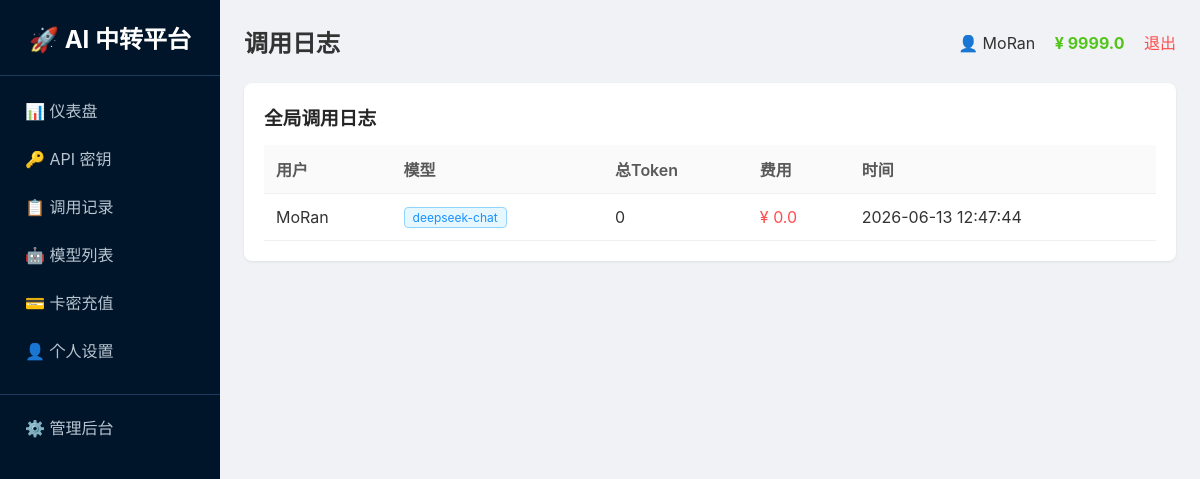
Before: /admin/logs (signed in) with the older database file.
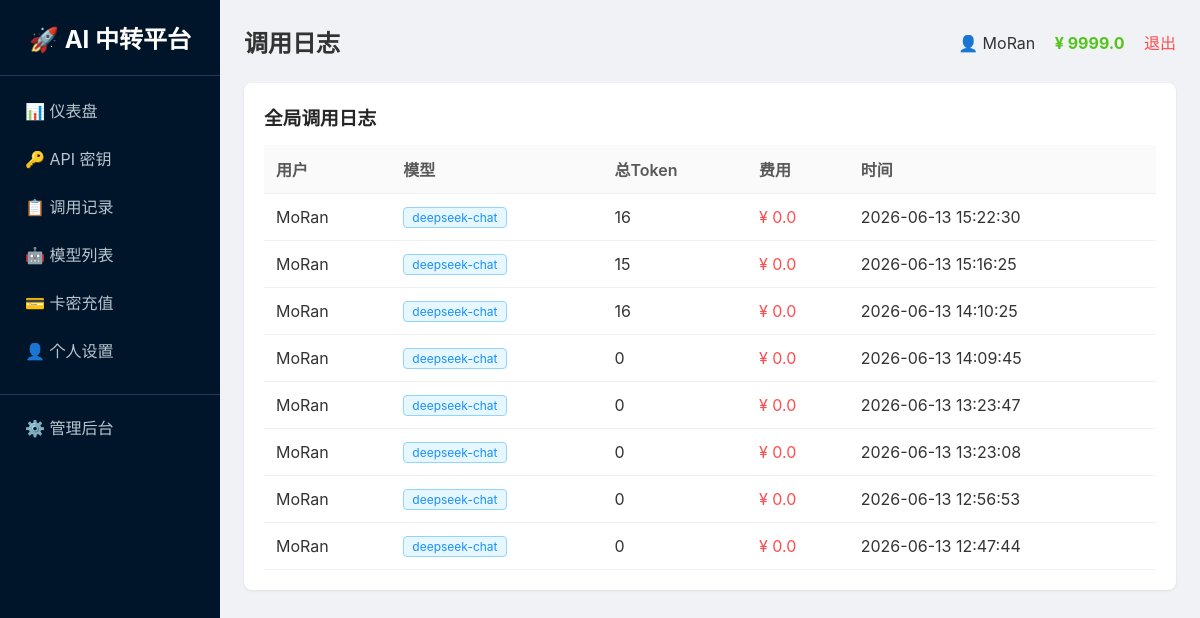
After: the same page with the newer database file.
### tables this page shows
CREATE TABLE logs
                 (id INTEGER PRIMARY KEY AUTOINCREMENT,
                  user_id INTEGER,
                  model TEXT,
                  prompt_tokens INTEGER DEFAULT 0,
                  completion_tokens INTEGER DEFAULT 0,
                  cost REAL DEFAULT 0,
                  created_at TEXT);

CREATE TABLE users
                 (id INTEGER PRIMARY KEY AUTOINCREMENT,
                  username TEXT UNIQUE NOT NULL,
                  password TEXT NOT NULL,
                  balance REAL DEFAULT 0,
                  is_admin INTEGER DEFAULT 0,
                  status INTEGER DEFAULT 1,
                  created_at TEXT);

### app.py (the view)
@app.route('/admin/logs')
@login_required
@admin_required
def admin_logs():
    user = get_user()
    conn = get_db()
    if USE_POSTGRES:
        logs = fetch_all(conn, """
            SELECT logs.*, users.username
            FROM logs LEFT JOIN users ON logs.user_id = users.id
            ORDER BY logs.id DESC LIMIT 100
        """)
    else:
        logs = fetch_all(conn, """
            SELECT logs.*, users.username
            FROM logs LEFT JOIN users ON logs.user_id = users.id
            ORDER BY logs.id DESC LIMIT 100
        """)
    conn.close()
    return render_template('admin_logs.html',
                           page_title='调用日志',
                           user=user,
                           menu_items=MENU_ITEMS,
                           active_menu='admin',
                           logs=logs)

### app.py (called while the page is built)
def get_db():
    if USE_POSTGRES:
        if not PSYCOPG2_AVAILABLE:
            raise RuntimeError("PostgreSQL 数据库需要 psycopg2 库，请安装: pip install psycopg2-binary")
        conn = psycopg2.connect(DATABASE_URL)
        conn.autocommit = False
        return conn
    else:
        import sqlite3
        db_path = os.environ.get('DATABASE_PATH', os.path.join(os.path.dirname(os.path.abspath(__file__)), 'platform.db'))
        conn = sqlite3.connect(db_path)
        conn.row_factory = sqlite3.Row
        return conn

def get_user():
    if 'user_id' not in session:
        return None
    conn = get_db()
    if USE_POSTGRES:
        cursor = conn.cursor(cursor_factory=RealDictCursor)
        cursor.execute("SELECT * FROM users WHERE id = %s", (session['user_id'],))
        user = cursor.fetchone()
        cursor.close()
    else:
        cursor = conn.cursor()
        cursor.execute("SELECT * FROM users WHERE id = ?", (session['user_id'],))
        row = cursor.fetchone()
        cursor.close()
        if row:
            columns = [desc[0] for desc in cursor.description]
            user = dict(zip(columns, row))
        else:
            user = None
    conn.close()
    return user

### templates/admin_logs.html (shortened to what this page needs)
{% extends "base.html" %}
{% block content %}
<div class="card">
    <h3>全局调用日志</h3>
    <table>
        <tr><th>用户</th><th>模型</th><th>总Token</th><th>费用</th><th>时间</th></tr>
        {% if logs %}
        {% for log in logs %}
        <tr>
            <td>{{ log.username or '未知' }}</td>
            <td><span class="tag tag-blue">{{ log.model }}</span></td>
            <td>{{ log.prompt_tokens + log.completion_tokens }}</td>
            <td style="color:#ff4d4f">¥ {{ log.cost|round(4) }}</td>
            <td>{{ log.created_at }}</td>
        </tr>
        {% endfor %}
        {% else %}
        <tr><td colspan="5" style="text-align:center;color:#8c8c8c;padding:30px">暂无记录</td></tr>
        {% endif %}
    </table>
</div>
{% endblock %}

### templates/base.html (shortened to what this page needs)
<!DOCTYPE html>
<html>
<head>
</head>
<body>
    <div class="layout">
        <div class="sidebar">
            <h2>🚀 AI 中转平台</h2>
            {% for key, name, url in menu_items %}
                <a href="{{ url }}" class="menu-item {{ 'active' if active_menu == key else '' }}">{{ name }}</a>
            {% endfor %}
            {% if user and user.is_admin %}
                <a href="/admin" class="menu-item" style="margin-top:20px;border-top:1px solid #1f3a5f;padding-top:20px">⚙️ 管理后台</a>
            {% endif %}
        </div>
        <div class="main">
            <div class="header">
                <h2>{{ page_title }}</h2>
                <div>
                    <span>👤 {{ user.username if user else '未登录' }}</span>
                <span style="margin-left:15px;color:#52c41a;font-weight:bold">¥ {{ (user.balance|round(2)) if user else 0 }}</span>
                    <a href="/logout" class="logout">退出</a>
                </div>
            </div>
            {% block content %}{% endblock %}
        </div>
    </div>
</body>
</html>

Changed rows visible on the page:
added logs: username "MoRan", model "deepseek-chat", log.prompt_tokens+log.completion_tokens "16", cost "0.0", created_at "2026-06-13 15:22:30"
added logs: username "MoRan", model "deepseek-chat", log.prompt_tokens+log.completion_tokens "15", cost "0.0", created_at "2026-06-13 15:16:25"
added logs: username "MoRan", model "deepseek-chat", log.prompt_tokens+log.completion_tokens "16", cost "0.0", created_at "2026-06-13 14:10:25"
added logs: username "MoRan", model "deepseek-chat", log.prompt_tokens+log.completion_tokens "0", cost "0.0", created_at "2026-06-13 14:09:45"
added logs: username "MoRan", model "deepseek-chat", log.prompt_tokens+log.completion_tokens "0", cost "0.0", created_at "2026-06-13 13:23:47"
added logs: username "MoRan", model "deepseek-chat", log.prompt_tokens+log.completion_tokens "0", cost "0.0", created_at "2026-06-13 13:23:08"
added logs: username "MoRan", model "deepseek-chat", log.prompt_tokens+log.completion_tokens "0", cost "0.0", created_at "2026-06-13 12:56:53"
